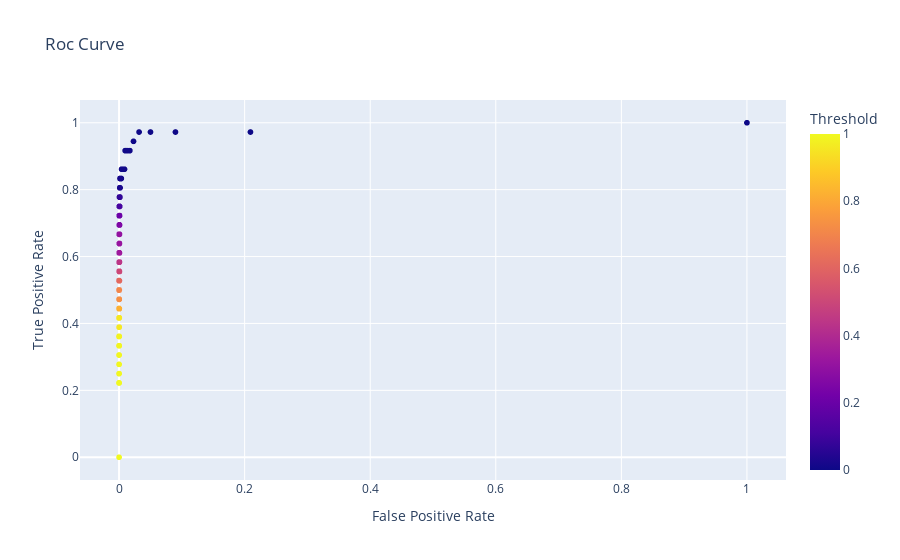

Notebook code cell kept with this figure:
### Code cell
import plotly.express as px
px.scatter(x=fprs, y= tprs, color=thresholds,labels=dict(x='False Positive Rate', y = 'True Positive Rate', color = 'Threshold'), title='Roc Curve')

### Figure 1 — Plotly figure (JSON) as saved in the notebook; plotly's stock layout.template omitted (floating-point values rounded to 4 significant figures; data arrays with more than 128 entries replaced by an {"elided": "..."} marker saying what was removed)
{"data": [{"hovertemplate": "False Positive Rate=%{x}<br>True Positive Rate=%{y}<br>Threshold=%{marker.color}<extra></extra>", "legendgroup": "", "marker": {"color": {"elided": "2000 float values"}, "coloraxis": "coloraxis", "symbol": "circle"}, "mode": "markers", "name": "", "showlegend": false, "type": "scattergl", "x": {"elided": "2000 float values"}, "xaxis": "x", "y": {"elided": "2000 float values"}, "yaxis": "y"}], "layout": {"coloraxis": {"colorbar": {"title": {"text": "Threshold"}}, "colorscale": [[0, "#0d0887"], [0.1111, "#46039f"], [0.2222, "#7201a8"], [0.3333, "#9c179e"], [0.4444, "#bd3786"], [0.5556, "#d8576b"], [0.6667, "#ed7953"], [0.7778, "#fb9f3a"], [0.8889, "#fdca26"], [1, "#f0f921"]]}, "legend": {"tracegroupgap": 0}, "title": {"text": "Roc Curve"}, "xaxis": {"anchor": "y", "domain": [0, 1], "title": {"text": "False Positive Rate"}}, "yaxis": {"anchor": "x", "domain": [0, 1], "title": {"text": "True Positive Rate"}}}}
